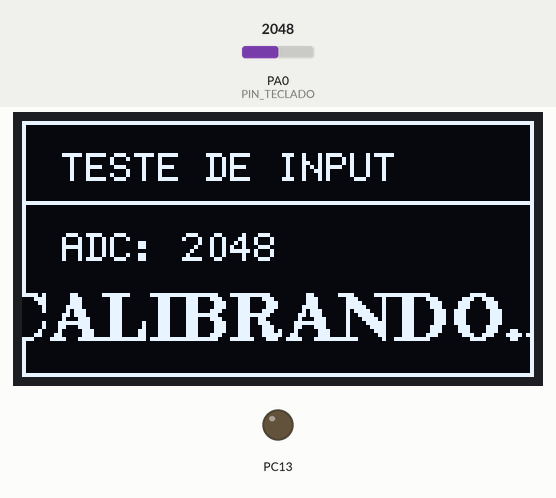
This sketch was run on a simulated STM32 Blue Pill. Shown: 128×64 one-colour display, output pins drawn as LEDs (lit = HIGH). The test bench sets the inputs (shaded band); at power-on: PA0 (PIN_TECLADO) = 2048.

Above: at 1.2 s.
1.3 s: PA0 (PIN_TECLADO) set to 3540
At 2.5 s:
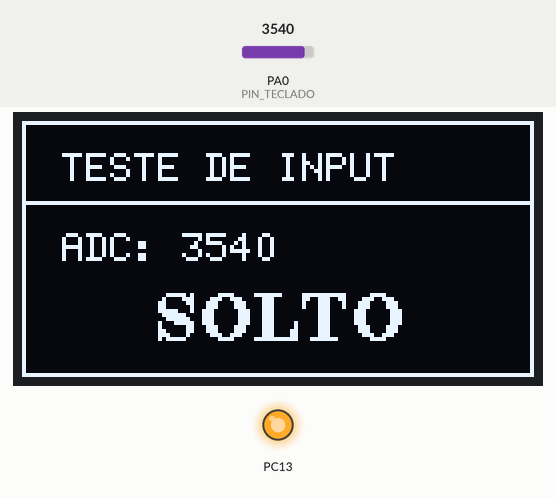
2.8 s: PA0 (PIN_TECLADO) set to 560
At 4.0 s:
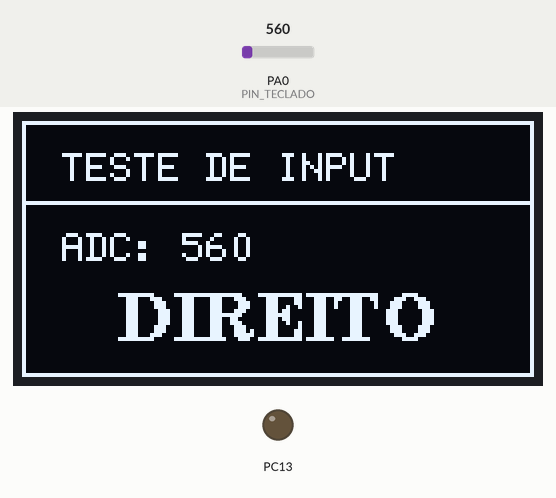
4.3 s: PA0 (PIN_TECLADO) set to 340
At 5.4 s:
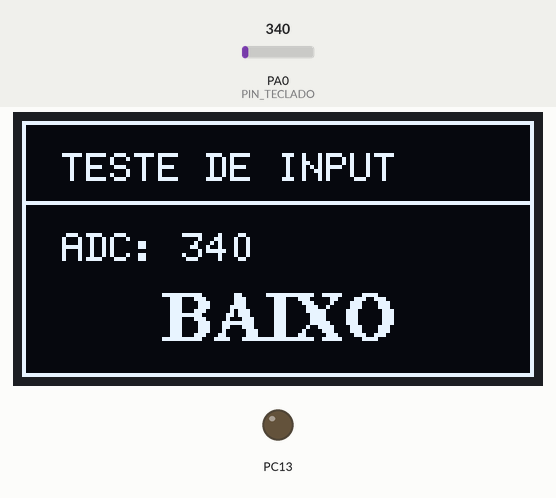
5.8 s: PA0 (PIN_TECLADO) set to 160
At 6.7 s:
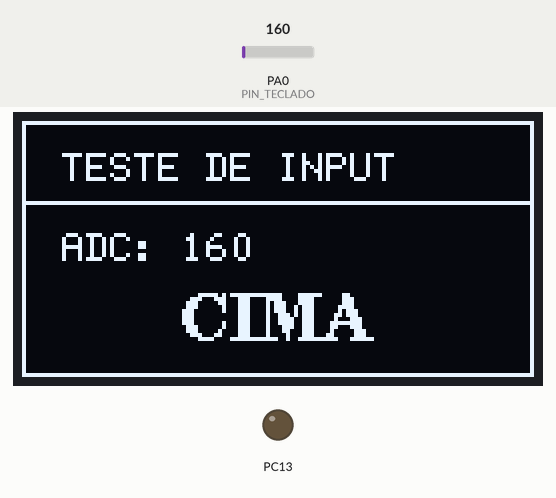
7.3 s: PA0 (PIN_TECLADO) set to 40
At 8.0 s:
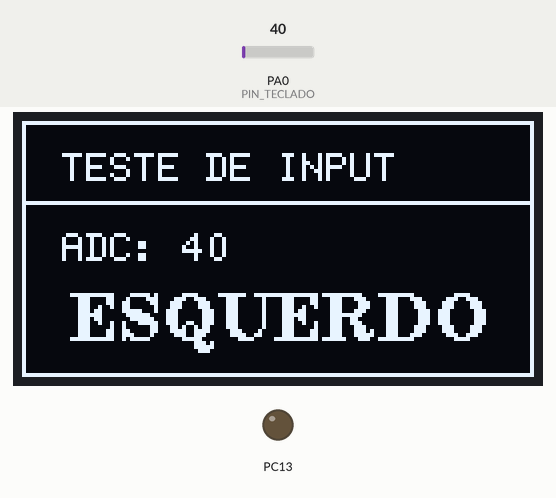
Timing chart, 0 to 9.8 s (numbered marks = the images above; inputs shaded):
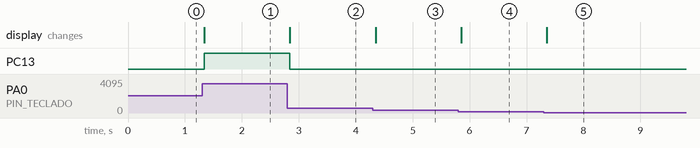

The sketch:

teste_display.ino
```cpp
#include <Arduino.h>
#include <U8g2lib.h>
#include <Wire.h>

// Configuração para o SH1106 de 1.3" I2C
// Modo _1_ (Page Buffer) para economizar memória FLASH
U8G2_SH1106_128X64_NONAME_1_HW_I2C u8g2(U8G2_R0, /* reset=*/ U8X8_PIN_NONE);

const int PIN_TECLADO = PA0;

// Função com os SEUS valores medidos (0, 145, 305, 492, 780)
String identificarTecla(int valor) {
  if (valor > 3500) return "SOLTO";

  if (valor >= 0   && valor < 80)   return "ESQUERDO";   // Seu: 0
  if (valor >= 100 && valor < 200)  return "CIMA";       // Seu: 145
  if (valor >= 250 && valor < 380)  return "BAIXO";      // Seu: 304/305
  if (valor >= 430 && valor < 600)  return "DIREITO";    // Seu: 492/494
  if (valor >= 700 && valor < 950)  return "ESPECIAL";   // Seu: 780/797

  return "CALIBRANDO...";
}

void setup() {
  u8g2.begin();
  pinMode(PIN_TECLADO, INPUT_ANALOG);
  pinMode(PC13, OUTPUT);
}

void loop() {
  // 1. Lê o valor bruto do ADC
  int adc_val = analogRead(PIN_TECLADO);

  // 2. Identifica a tecla
  String nomeTecla = identificarTecla(adc_val);

  // 3. Desenha na tela (Ciclo Page Buffer)
  u8g2.firstPage();
  do {
    // Moldura e Título
    u8g2.drawFrame(0, 0, 128, 64);
    u8g2.setFont(u8g2_font_6x12_tr);
    u8g2.drawStr(10, 15, "TESTE DE INPUT");
    u8g2.drawHLine(0, 20, 128);

    // Mostra o valor ADC bruto (ajuda na conferência)
    u8g2.setCursor(10, 35);
    u8g2.print("ADC: ");
    u8g2.print(adc_val);

    // Mostra o nome da tecla em fonte maior
    u8g2.setFont(u8g2_font_ncenB12_tr);
    int largura = u8g2.getStrWidth(nomeTecla.c_str());
    u8g2.setCursor((128 - largura) / 2, 55); // Centraliza
    u8g2.print(nomeTecla);

  } while (u8g2.nextPage());

  // Feedback no LED (acende se qualquer tecla for pressionada)
  digitalWrite(PC13, (adc_val < 3500) ? LOW : HIGH);

  delay(30); // Taxa de atualização rápida para resposta imediata
}
```

Measured:
- after the input at 1.3 s, PC13: LOW → HIGH at once; the display: first differs from a run without the input at once (image 1)
- after the input at 2.8 s, PC13: HIGH → LOW at once; the display: first differs from a run without the input at once (image 2)
- after the input at 4.3 s, the display: changes after 0.05 s (image 3)
- after the input at 5.8 s, the display: changes after 0.05 s (image 4)
- after the input at 7.3 s, the display: changes after 0.06 s (image 5)
